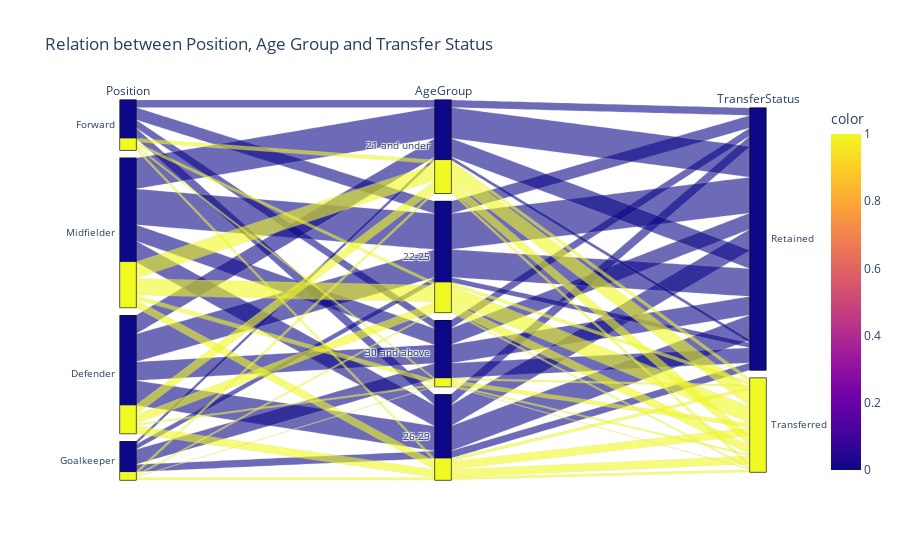

Notebook code cell kept with this figure:
### Code cell
fig = px.parallel_categories(data, dimensions=['Position', 'AgeGroup', 'TransferStatus'], color=data['TransferStatus'].astype('category').cat.codes, title="Relation between Position, Age Group and Transfer Status")
fig.write_image("Relation between Position, Age Group and Transfer Status.png", format="png", width=1000, height=600, scale=1)
fig.show()

### Figure 1 — Plotly figure (JSON) as saved in the notebook; plotly's stock layout.template omitted (floating-point values rounded to 4 significant figures; data arrays with more than 128 entries replaced by an {"elided": "..."} marker saying what was removed)
{"data": [{"dimensions": [{"label": "Position", "values": {"elided": "576 str values"}}, {"label": "AgeGroup", "values": {"elided": "576 str values"}}, {"label": "TransferStatus", "values": {"elided": "576 str values"}}], "domain": {"x": [0, 1], "y": [0, 1]}, "line": {"color": {"elided": "576 int values"}, "coloraxis": "coloraxis"}, "name": "", "type": "parcats"}], "layout": {"autosize": true, "coloraxis": {"colorbar": {"title": {"text": "color"}}, "colorscale": [[0, "#0d0887"], [0.1111, "#46039f"], [0.2222, "#7201a8"], [0.3333, "#9c179e"], [0.4444, "#bd3786"], [0.5556, "#d8576b"], [0.6667, "#ed7953"], [0.7778, "#fb9f3a"], [0.8889, "#fdca26"], [1, "#f0f921"]]}, "legend": {"tracegroupgap": 0}, "title": {"text": "Relation between Position, Age Group and Transfer Status"}}}
